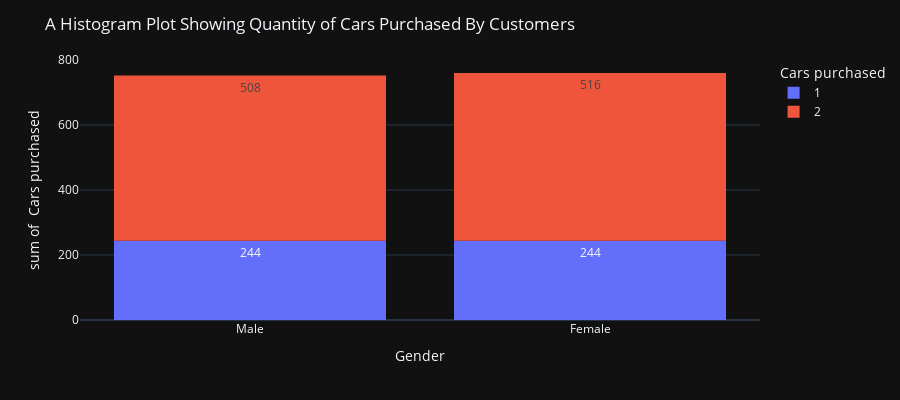

The notebook cell this image was saved under:
### Markdown cell above
```python
Insight: Females bought more cars than the Males.

### Code cell
# a histogram plot 
fig = px.histogram(df, x = "Gender", y = "Quantity", color = "Quantity", labels = {'Quantity':  " Cars purchased"},
             height = 400, template='plotly_dark', text_auto = True)#, barmode = 'group')
fig.update_layout(
    title_text='A Histogram Plot Showing Quantity of Cars Purchased By Customers')
fig.show()

### Figure 1 — Plotly figure (JSON) as saved in the notebook; plotly's stock layout.template omitted (floating-point values rounded to 4 significant figures; data arrays with more than 128 entries replaced by an {"elided": "..."} marker saying what was removed)
{"data": [{"bingroup": "x", "histfunc": "sum", "hovertemplate": " Cars purchased=1<br>Gender=%{x}<br>sum of  Cars purchased=%{y}<extra></extra>", "legendgroup": "1", "marker": {"color": "#636efa", "pattern": {"shape": ""}}, "name": "1", "orientation": "v", "showlegend": true, "texttemplate": "%{value}", "type": "histogram", "x": {"elided": "488 str values"}, "xaxis": "x", "y": {"elided": "488 int values"}, "yaxis": "y"}, {"bingroup": "x", "histfunc": "sum", "hovertemplate": " Cars purchased=2<br>Gender=%{x}<br>sum of  Cars purchased=%{y}<extra></extra>", "legendgroup": "2", "marker": {"color": "#EF553B", "pattern": {"shape": ""}}, "name": "2", "orientation": "v", "showlegend": true, "texttemplate": "%{value}", "type": "histogram", "x": {"elided": "512 str values"}, "xaxis": "x", "y": {"elided": "512 int values"}, "yaxis": "y"}], "layout": {"barmode": "relative", "height": 400, "legend": {"title": {"text": " Cars purchased"}, "tracegroupgap": 0}, "margin": {"t": 60}, "title": {"text": "A Histogram Plot Showing Quantity of Cars Purchased By Customers"}, "xaxis": {"anchor": "y", "domain": [0, 1], "title": {"text": "Gender"}}, "yaxis": {"anchor": "x", "categoryarray": [2, 1], "categoryorder": "array", "domain": [0, 1], "title": {"text": "sum of  Cars purchased"}}}}
